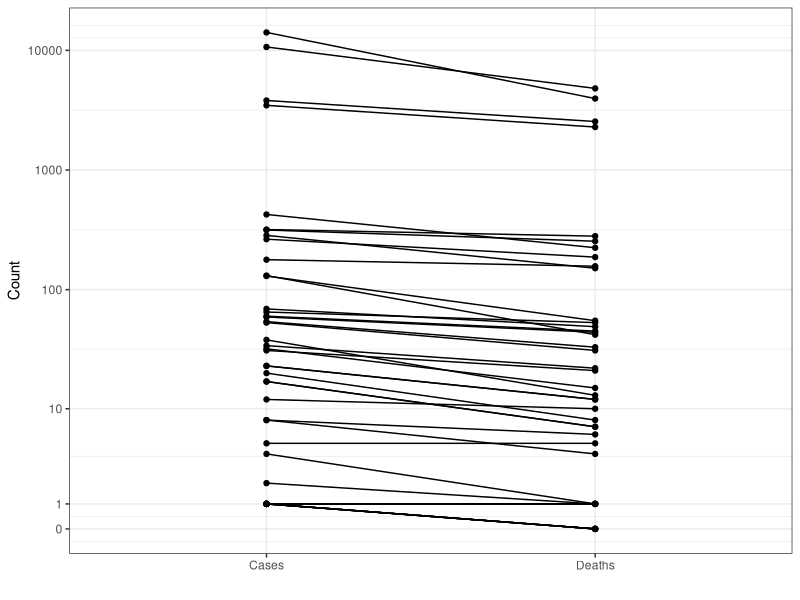
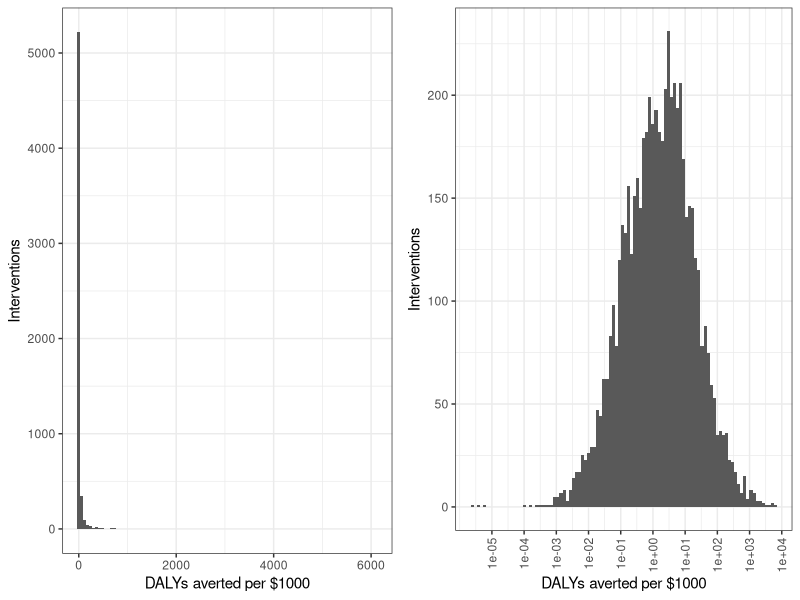
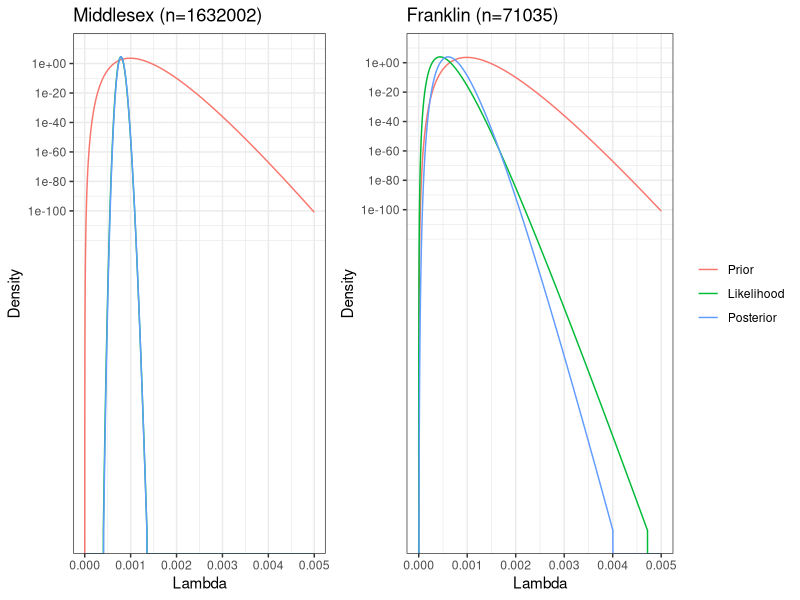
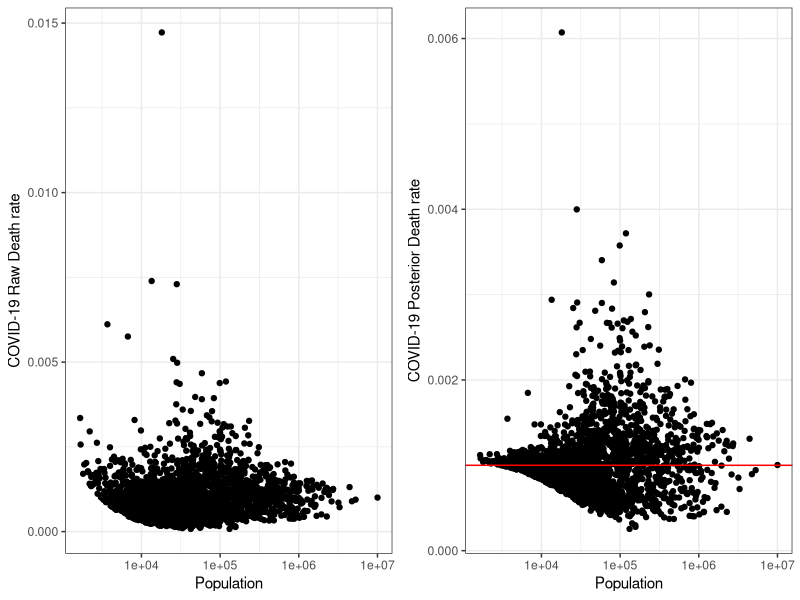

Source code (R) for these figures, in order:
## ---- chunk 1
list.of.packages <- c("ggplot2", "gridExtra", "reshape2", "dplyr", "matrixStats")
new.packages <- list.of.packages[!(list.of.packages %in% installed.packages()[,"Package"])]
if(length(new.packages)) install.packages(new.packages)

library(ggplot2)
library(gridExtra)
library(reshape2)
library(dplyr)
library(matrixStats)

set.seed(111)
## ---- chunk 2
ebola <- read.csv("data/ebola.csv")
ebola$Country_Year <- paste0(ebola$Country, "_", ebola$Year)
ebola <- melt(ebola, id.vars = c("Country", "Year", "Notes", "Country_Year"))
ggplot(ebola, aes(x=variable, y=value, group = Country_Year)) + 
  geom_point() +
  geom_path(position = "identity") +
  theme_bw() + 
  theme(legend.position = "none") + 
  scale_y_continuous(trans=scales::pseudo_log_trans(), 
                     breaks = c(0, 1, 10, 100, 1000, 10000)) + 
  ylab("Count") +
  xlab("")
## ---- chunk 3
CEA <- read.csv("data/CEA.csv")

# DALYs <= 0 are measuring something cost savings or are reported incorrectly
CEA <- CEA[!is.na(CEA$DALYinCurrentUSDollars) & CEA$DALYinCurrentUSDollars > 0,]
CEA$DalyPerThousand <- 1000/CEA$DALYinCurrentUSDollars

plot1 <- ggplot(CEA, aes(x=DalyPerThousand)) + 
  geom_histogram(bins = 100) + 
  theme_bw() + 
  xlab("DALYs averted per $1000") + 
  ylab("Interventions")

plot2 <- ggplot(CEA, aes(x=DalyPerThousand)) + 
  geom_histogram(bins = 100) + 
  theme_bw() + 
  xlab("DALYs averted per $1000") + 
  ylab("Interventions") + 
  scale_x_continuous(trans = 'log', breaks = 10^((-5):4)) + 
  theme(axis.text.x = element_text(angle = 90, vjust = 0.5, hjust=1))

grid.arrange(plot1, plot2, ncol=2)
CEA$logDalyPerThousand <- log(CEA$DalyPerThousand)
## ---- chunk 4
aggregated_countries <- do.call(data.frame, 
                                (aggregate(logDalyPerThousand ~ Country, CEA, 
                                           FUN = function(x) c(mu = mean(x), sd = sd(x) ) )))
country_count <- data.frame(table(CEA$Country))
colnames(country_count) <- c("Country", "Studies")
aggregated_countries <- left_join(aggregated_countries, country_count, by=c("Country"))
colnames(aggregated_countries) <- c("Country", "mu", "sd", "Studies")
grand_mean <- mean(CEA$logDalyPerThousand)
grand_var <- var(CEA$logDalyPerThousand)

aggregated_countries$adjustedDalyPerThousand <- 1 / (1 / grand_var + aggregated_countries$Studies / 
                                                       aggregated_countries$sd) * 
  (grand_mean / grand_var + aggregated_countries$mu * aggregated_countries$Studies / aggregated_countries$sd)

high_val <- cbind("County" = aggregated_countries$Country[order(aggregated_countries$adjustedDalyPerThousand, decreasing = T)[1:5]],
                "Adjusted DALYs averted per $1000" = round(exp(aggregated_countries$adjustedDalyPerThousand[order(aggregated_countries$adjustedDalyPerThousand, decreasing = T)[1:5]]), 2),
                "Studies" = aggregated_countries$Studies[order(aggregated_countries$adjustedDalyPerThousand, decreasing = T)[1:5]])

knitr::kable(high_val)

low_val <- cbind("County" = aggregated_countries$Country[order(aggregated_countries$adjustedDalyPerThousand, decreasing = F)[1:5]],
                "Adjusted DALYs averted per $1000" = round(exp(aggregated_countries$adjustedDalyPerThousand[order(aggregated_countries$adjustedDalyPerThousand, decreasing = F)[1:5]]), 3),
                "Studies" = aggregated_countries$Studies[order(aggregated_countries$adjustedDalyPerThousand, decreasing = F)[1:5]])

knitr::kable(low_val)
## ---- chunk 5
covid_deaths <- read.csv("data/covid_deaths.csv")
covid_deaths <- covid_deaths[!is.na(covid_deaths$population) & 
                               !is.na(covid_deaths$deaths),]

make_df_for_plot <- function(x, y, n) {
  b = 100000
  a = 0.001 * b
  c = 3.23
  
  df <- data.frame(matrix(ncol = 3, nrow = 0))
  df <- rbind(df, data.frame(lambda=x, density=dgamma(x, a, b), type="Prior"))
  df <- rbind(df, data.frame(lambda=x, density=dgamma(x, sum(y)+1, c*n), type="Likelihood"))
  df <- rbind(df, data.frame(lambda=x, density=dgamma(x, a + y, b + c*n), type="Posterior"))
  colnames(df) <- c("lambda", "density", "type")
  return(df)
}

x <- seq(0, 0.005, 0.000001)
y <- covid_deaths$deaths[covid_deaths$county == "Middlesex County, Massachusetts"]
n <- covid_deaths$population[covid_deaths$county == "Middlesex County, Massachusetts"]

df <- make_df_for_plot(x, y, n)

p1 <- ggplot(df, aes(x=lambda, y=density, col=factor(type, c("Prior", "Likelihood", "Posterior")))) + 
  geom_line() + 
  scale_y_continuous(trans = 'log', breaks = 10^seq(-100, 0, 20)) + 
  ylab("Density") + 
  theme_bw() + 
  xlab("Lambda") +
  theme(legend.position = "none") + 
  ggtitle(("Middlesex (n=1632002)"))

x <- seq(0, 0.005, 0.000001)
y <- covid_deaths$deaths[covid_deaths$county == "Franklin County, Massachusetts"]
n <- covid_deaths$population[covid_deaths$county == "Franklin County, Massachusetts"]

df <- make_df_for_plot(x, y, n)

p2 <- ggplot(df, aes(x=lambda, y=density, col=factor(type, c("Prior", "Likelihood", "Posterior")))) + 
  geom_line() + 
  scale_y_continuous(trans = 'log', breaks = 10^seq(-100, 0, 20)) + 
  ylab("Density") + 
  xlab("Lambda") +
  theme_bw() + 
  theme(legend.title = element_blank()) + 
  ggtitle(("Franklin (n=71035)"))

grid.arrange(p1, p2, ncol=2, widths=c(1,1.4))
## ---- chunk 6
c = 3.23

# Before adjustment
covid_deaths$prior_rate <- covid_deaths$deaths/covid_deaths$population / c
before_val <- cbind("County" = covid_deaths$county[order(covid_deaths$prior_rate, decreasing = T)[1:5]],
                "Population" = covid_deaths$population[order(covid_deaths$prior_rate, decreasing = T)[1:5]],
                "Rate (Unadjusted)" = round(covid_deaths$prior_rate[order(covid_deaths$prior_rate, decreasing = T)[1:5]], 4))

# After adjustment
b = 100000
a = 0.001 * b

covid_deaths$adjusted_rate <- (covid_deaths$deaths + a) / (b + c * covid_deaths$population)

after_val <- cbind("County" = covid_deaths$county[order(covid_deaths$adjusted_rate, decreasing = T)[1:5]],
                "Population" = covid_deaths$population[order(covid_deaths$adjusted_rate, decreasing = T)[1:5]],
                "Rate (Adjusted)" = round(covid_deaths$adjusted_rate[order(covid_deaths$adjusted_rate, decreasing = T)[1:5]], 4))

knitr::kable(before_val)
knitr::kable(after_val)

plot1 <- ggplot(covid_deaths, aes(x=population, y=prior_rate)) + 
  geom_point() + 
  scale_x_continuous(trans = 'log', breaks = 10^(3:8)) + 
  xlab("Population") + 
  ylab("COVID-19 Raw Death rate") + 
  theme_bw()

plot2 <- ggplot(covid_deaths, aes(x=population, y=adjusted_rate)) + 
  geom_point() + 
  scale_x_continuous(trans = 'log', breaks = 10^(3:8)) + 
  xlab("Population") + 
  ylab("COVID-19 Posterior Death rate") + 
  theme_bw() + 
  geom_hline(yintercept = a/b, col="red")

grid.arrange(plot1, plot2, ncol=2)
